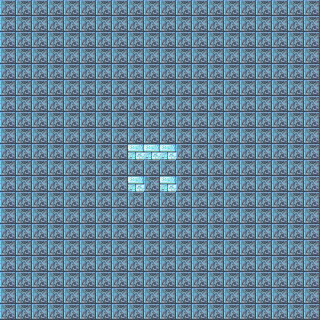

This game map was drawn from its Tiled (.tmx) file and the tilesets committed beside it. A one-line description and the trimmed map source follow:
An orthogonal 20x20 tile map with 16x16 px tiles, 1 tile layer (Tile Layer 1).

<map version="1.0" orientation="orthogonal" renderorder="right-down" width="20" height="20" tilewidth="16" tileheight="16" nextobjectid="1">
 <tileset firstgid="1" name="TileSet" tilewidth="16" tileheight="16" tilecount="1024">
  <image source="TileSet.png" width="512" height="512" />
 </tileset>
 <layer name="Tile Layer 1" width="20" height="20">
  <data>[400 cells, 400 non-empty, 2 distinct tile ids]</data>
 </layer>
</map>
